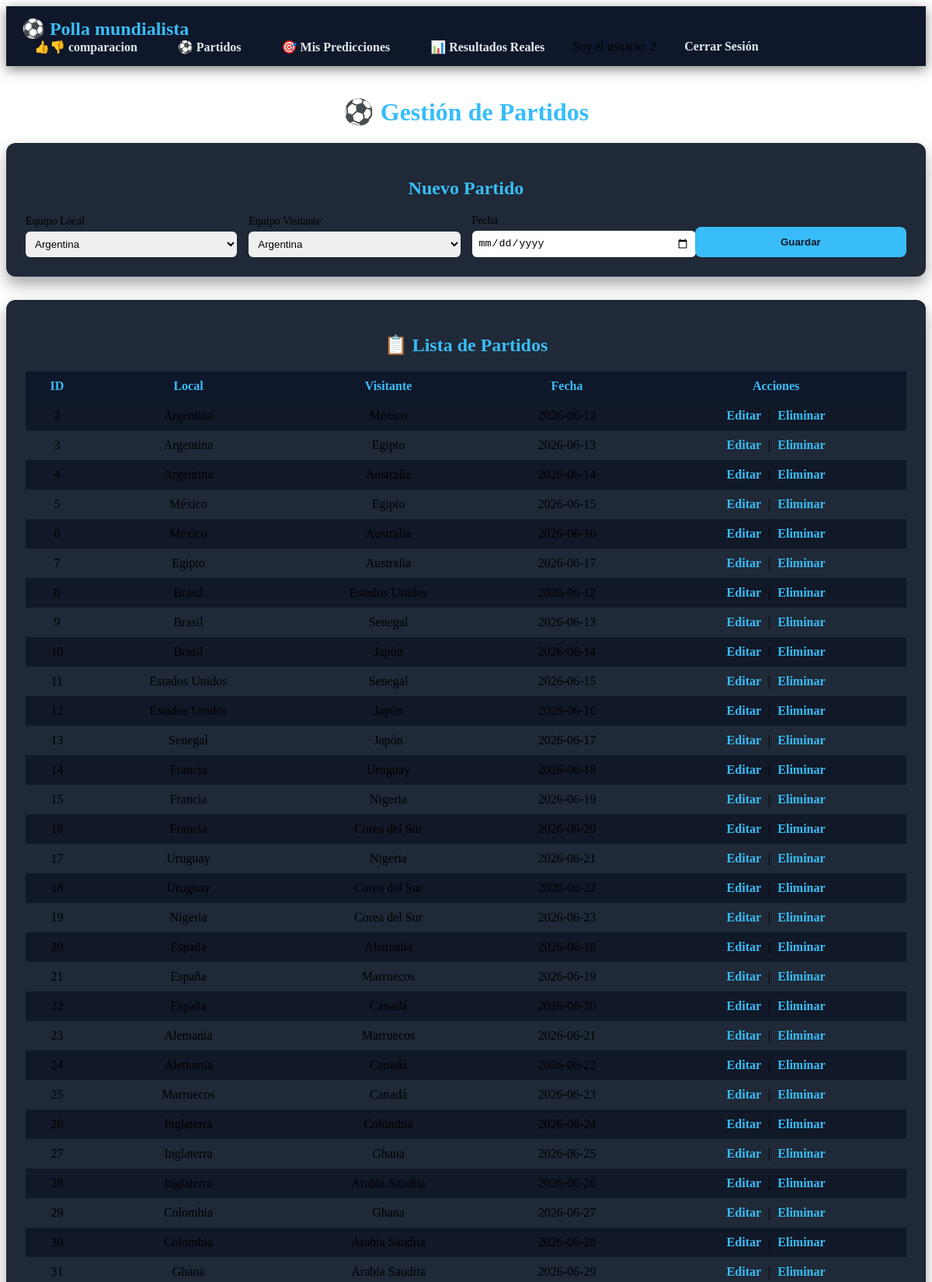
Screenshot of /auth/reset.php (upper part) with the database file from the repository.
### tables this page shows
CREATE TABLE `partidos` (
  `id` int(11) NOT NULL,
  `equipo_local_id` int(11) NOT NULL,
  `equipo_visitante_id` int(11) NOT NULL,
  `fecha` date NOT NULL
);

CREATE TABLE `equipos` (
  `id` int(11) NOT NULL,
  `nombre` varchar(100) NOT NULL,
  `grupo` char(1) NOT NULL
);

### partidos.php (the view, shortened to what this page needs)
<?php
$pdo = conectarDB();
$editar = null;
$equipos = $pdo->query("SELECT id, nombre FROM equipos")->fetchAll();
?>
</head>
<body>
<?php include 'menu.php'; ?>
<h1>⚽ Gestión de Partidos</h1>
<div class="card">
<h2><?= $editar ? "Editar Partido" : "Nuevo Partido" ?></h2>
<form method="POST">
    <label>
        Equipo Local
        <select name="equipo_local_id" required>
            <?php foreach ($equipos as $e): ?>
                <option value="<?= $e['id'] ?>"
                    <?= isset($editar) && $editar['equipo_local_id']==$e['id'] ? 'selected' : '' ?>>
                    <?= $e['nombre'] ?>
                </option>
            <?php endforeach; ?>
        </select>
    </label>
    <label>
        Equipo Visitante
        <select name="equipo_visitante_id" required>
            <?php foreach ($equipos as $e): ?>
                <option value="<?= $e['id'] ?>"
                    <?= isset($editar) && $editar['equipo_visitante_id']==$e['id'] ? 'selected' : '' ?>>
                    <?= $e['nombre'] ?>
                </option>
            <?php endforeach; ?>
        </select>
    </label>
    <label>
        Fecha
        <input type="date" name="fecha" required value="<?= $editar['fecha'] ?? '' ?>">
    </label>
    <button type="submit" name="guardar">
        <?= $editar ? 'Actualizar' : 'Guardar' ?>
    </button>
</form>
</div>
<div class="card">
<h2>📋 Lista de Partidos</h2>
<table>
<tr>
    <th>ID</th>
    <th>Local</th>
    <th>Visitante</th>
    <th>Fecha</th>
    <th>Acciones</th>
</tr>
<?php
$stmt = $pdo->query(
    "SELECT p.id, el.nombre AS local, ev.nombre AS visitante, p.fecha
     FROM partidos p
     JOIN equipos el ON p.equipo_local_id = el.id
     JOIN equipos ev ON p.equipo_visitante_id = ev.id"
);
while ($row = $stmt->fetch()) {
    echo "<tr>
            <td>{$row['id']}</td>
            <td>{$row['local']}</td>
            <td>{$row['visitante']}</td>
            <td>{$row['fecha']}</td>
            <td class='acciones'>
                <a href='?editar={$row['id']}'>Editar</a> |
                <a href='?eliminar={$row['id']}'
                   onclick='return confirm(\"¿Eliminar este partido?\");'>
                   Eliminar
                </a>
            </td>
          </tr>";
}
?>
</table>
</div>
</body>
</html>

### rows the page displays
partidos: id "2", equipo_local.nombre "Argentina", equipo_visitante.nombre "México", fecha "2026-06-12"
partidos: id "3", equipo_local.nombre "Argentina", equipo_visitante.nombre "Egipto", fecha "2026-06-13"
partidos: id "4", equipo_local.nombre "Argentina", equipo_visitante.nombre "Australia", fecha "2026-06-14"
partidos: id "5", equipo_local.nombre "México", equipo_visitante.nombre "Egipto", fecha "2026-06-15"
partidos: id "6", equipo_local.nombre "México", equipo_visitante.nombre "Australia", fecha "2026-06-16"
partidos: id "7", equipo_local.nombre "Egipto", equipo_visitante.nombre "Australia", fecha "2026-06-17"
partidos: id "8", equipo_local.nombre "Brasil", equipo_visitante.nombre "Estados Unidos", fecha "2026-06-12"
partidos: id "9", equipo_local.nombre "Brasil", equipo_visitante.nombre "Senegal", fecha "2026-06-13"
partidos: id "10", equipo_local.nombre "Brasil", equipo_visitante.nombre "Japón", fecha "2026-06-14"
partidos: id "11", equipo_local.nombre "Estados Unidos", equipo_visitante.nombre "Senegal", fecha "2026-06-15"
partidos: id "12", equipo_local.nombre "Estados Unidos", equipo_visitante.nombre "Japón", fecha "2026-06-16"
partidos: id "13", equipo_local.nombre "Senegal", equipo_visitante.nombre "Japón", fecha "2026-06-17"
partidos: id "14", equipo_local.nombre "Francia", equipo_visitante.nombre "Uruguay", fecha "2026-06-18"
partidos: id "15", equipo_local.nombre "Francia", equipo_visitante.nombre "Nigeria", fecha "2026-06-19"
partidos: id "16", equipo_local.nombre "Francia", equipo_visitante.nombre "Corea del Sur", fecha "2026-06-20"
partidos: id "17", equipo_local.nombre "Uruguay", equipo_visitante.nombre "Nigeria", fecha "2026-06-21"
partidos: id "18", equipo_local.nombre "Uruguay", equipo_visitante.nombre "Corea del Sur", fecha "2026-06-22"
partidos: id "19", equipo_local.nombre "Nigeria", equipo_visitante.nombre "Corea del Sur", fecha "2026-06-23"
partidos: id "20", equipo_local.nombre "España", equipo_visitante.nombre "Alemania", fecha "2026-06-18"
partidos: id "21", equipo_local.nombre "España", equipo_visitante.nombre "Marruecos", fecha "2026-06-19"
partidos: id "22", equipo_local.nombre "España", equipo_visitante.nombre "Canadá", fecha "2026-06-20"
partidos: id "23", equipo_local.nombre "Alemania", equipo_visitante.nombre "Marruecos", fecha "2026-06-21"
partidos: id "24", equipo_local.nombre "Alemania", equipo_visitante.nombre "Canadá", fecha "2026-06-22"
partidos: id "25", equipo_local.nombre "Marruecos", equipo_visitante.nombre "Canadá", fecha "2026-06-23"
partidos: id "26", equipo_local.nombre "Inglaterra", equipo_visitante.nombre "Colombia", fecha "2026-06-24"
partidos: id "27", equipo_local.nombre "Inglaterra", equipo_visitante.nombre "Ghana", fecha "2026-06-25"
partidos: id "28", equipo_local.nombre "Inglaterra", equipo_visitante.nombre "Arabia Saudita", fecha "2026-06-26"
partidos: id "29", equipo_local.nombre "Colombia", equipo_visitante.nombre "Ghana", fecha "2026-06-27"
partidos: id "30", equipo_local.nombre "Colombia", equipo_visitante.nombre "Arabia Saudita", fecha "2026-06-28"
partidos: id "31", equipo_local.nombre "Ghana", equipo_visitante.nombre "Arabia Saudita", fecha "2026-06-29"

### other values shown
$_SESSION['usuario_id'] "2"
form field equipo_local_id "Argentina"
form field equipo_visitante_id "Argentina"
